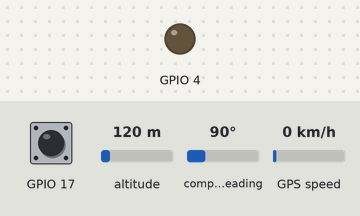
The program below on a simulated Raspberry Pi (BCM pin numbers). Parts: output pins drawn as LEDs (lit = HIGH). The inputs (shaded band) are chosen by the test bench; at power-on: GPIO 17 HIGH, altitude 120 m, compass heading 90°, GPS speed 0 km/h. The clock reads 2024-03-15 10:24:30 at power-on unless the program sets it; files the program writes start out absent; the GPS gets a fix after 3 s at 37.7749, -122.4194 with 8 satellites; the modem accepts every AT command (registered, SIM ready, sends succeed) and sends nothing else; what the program prints to the terminal is not drawn.

Above: at 0.1 s.
At 3.1 s:
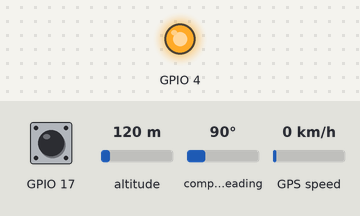
Timing chart, 0 to 7.5 s (numbered marks = the images above):
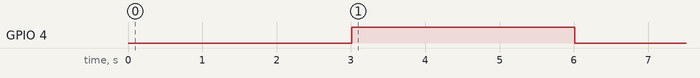

The program:

cellular_data_client.py
```python
#!/usr/bin/env python3
"""
Cellular Data Client for SIM7070G
Sends sensor data via HTTP API calls using cellular data connection
Includes local buffering to prevent data loss during network outages
"""

import serial
import time
import json
import sqlite3
import requests
import os
from datetime import datetime
from typing import Dict, List, Optional
import threading
import queue

class CellularDataClient:
    def __init__(self, config_file="config.json"):
        # Load configuration
        self.config = self.load_config(config_file)

        # Hardware configuration
        self.ser = None
        self.GPIO = None
        self.hall_pin = self.config.get("hall_pin", 17)
        self.wheel_circumference = self.config.get("wheel_circumference", 2.1)

        # Network configuration
        self.api_endpoint = self.config.get("api_endpoint", "https://your-api.com/api/data")
        self.device_id = self.config.get("device_id", "speedometer_001")

        # Data buffering
        self.db_path = "sensor_data.db"
        self.data_queue = queue.Queue()
        self.running = True

        # Speed tracking
        self.pulse_count = 0
        self.last_pulse_time = 0
        self.current_speed = 0.0
        self.last_pin_state = 1

        # Initialize database
        self.init_database()

    def load_config(self, config_file: str) -> Dict:
        """Load configuration from JSON file"""
        default_config = {
            "hall_pin": 17,
            "wheel_circumference": 2.1,
            "api_endpoint": "http://localhost:3000/api/data",
            "device_id": "speedometer_001",
            "data_interval": 30,
            "retry_attempts": 3,
            "apn": "internet"
        }

        try:
            if os.path.exists(config_file):
                with open(config_file, 'r') as f:
                    config = json.load(f)
                    # Merge with defaults
                    default_config.update(config)
            else:
                # Create default config file
                with open(config_file, 'w') as f:
                    json.dump(default_config, f, indent=2)
                print(f"[CONFIG] Created default config: {config_file}")
        except Exception as e:
            print(f"[ERROR] Config error: {e}")

        return default_config

    def init_database(self):
        """Initialize SQLite database for local data buffering"""
        try:
            conn = sqlite3.connect(self.db_path)
            cursor = conn.cursor()

            cursor.execute('''
                CREATE TABLE IF NOT EXISTS sensor_data (
                    id INTEGER PRIMARY KEY AUTOINCREMENT,
                    timestamp TEXT NOT NULL,
                    device_id TEXT NOT NULL,
                    speed REAL NOT NULL,
                    pulse_count INTEGER NOT NULL,
                    latitude REAL,
                    longitude REAL,
                    sent BOOLEAN DEFAULT FALSE,
                    created_at DATETIME DEFAULT CURRENT_TIMESTAMP
                )
            ''')

            cursor.execute('''
                CREATE INDEX IF NOT EXISTS idx_sent ON sensor_data(sent)
            ''')

            conn.commit()
            conn.close()
            print("[OK] Database initialized")
        except Exception as e:
            print(f"[ERROR] Database init failed: {e}")

    def init_gpio(self):
        """Initialize GPIO for hall sensor"""
        try:
            import RPi.GPIO as GPIO
            self.GPIO = GPIO
            GPIO.setmode(GPIO.BCM)
            GPIO.setwarnings(False)

            # Clean up any existing setup
            try:
                GPIO.cleanup()
            except:
                pass

            # Setup hall sensor pin
            GPIO.setup(self.hall_pin, GPIO.IN, pull_up_down=GPIO.PUD_UP)
            GPIO.setup(4, GPIO.OUT)  # SIM power control

            print(f"[OK] GPIO initialized - Hall sensor on pin {self.hall_pin}")
            return True
        except Exception as e:
            print(f"[ERROR] GPIO init failed: {e}")
            return False

    def init_sim_module(self):
        """Initialize SIM7070G module for data connection"""
        try:
            print("[POWER] Powering SIM7070G module...")

            # Power cycle sequence
            self.GPIO.output(4, self.GPIO.LOW)
            time.sleep(3)
            self.GPIO.output(4, self.GPIO.HIGH)
            time.sleep(3)
            self.GPIO.output(4, self.GPIO.LOW)

            print("[WAIT] Waiting 20 seconds for module boot...")
            time.sleep(20)

            # Connect to module
            self.ser = serial.Serial('/dev/serial0', 57600, timeout=10)
            time.sleep(2)

            # Test communication
            for attempt in range(5):
                self.ser.reset_input_buffer()
                self.ser.write(b'AT\r\n')
                time.sleep(2)

                response = self.ser.read(self.ser.in_waiting or 100)
                if b'OK' in response:
                    print("[OK] SIM module responding")
                    break
            else:
                print("[ERROR] SIM module not responding")
                return False

            # Configure for data connection
            commands = [
                (b"ATE0\r\n", "Disable echo"),
                (b'AT+CMEE=2\r\n', "Enable verbose errors"),
                (b'AT+CGDCONT=1,"IP","internet"\r\n', "Set APN"),
                (b'AT+CGATT=1\r\n', "Attach to GPRS"),
            ]

            for cmd, desc in commands:
                print(f"[CONFIG] {desc}...")
                self.ser.write(cmd)
                time.sleep(2)
                response = self.ser.read(200)
                if b'OK' not in response and b'ERROR' in response:
                    print(f"[WARNING] {desc} warning: {response}")

            # Wait for network registration
            print("[NETWORK] Waiting for network registration...")
            for attempt in range(30):
                self.ser.write(b'AT+CREG?\r\n')
                time.sleep(2)
                response = self.ser.read(200).decode('utf-8', errors='ignore')
                if '+CREG: 0,1' in response or '+CREG: 0,5' in response:
                    print("[OK] Network registered")
                    break
                time.sleep(2)
            else:
                print("[WARNING] Network registration timeout")

            print("[OK] SIM module ready for data")
            return True

        except Exception as e:
            print(f"[ERROR] SIM init failed: {e}")
            return False

    def check_hall_sensor(self):
        """Poll hall sensor for state changes"""
        try:
            current_state = self.GPIO.input(self.hall_pin)

            # Detect falling edge (magnet passing sensor)
            if self.last_pin_state == 1 and current_state == 0:
                current_time = time.time()

                if self.last_pulse_time > 0:
                    time_diff = current_time - self.last_pulse_time
                    if time_diff > 0.1:  # Debounce
                        # Calculate instantaneous speed
                        speed_ms = self.wheel_circumference / time_diff
                        self.current_speed = speed_ms * 3.6  # km/h
                        print(f"[PULSE] Speed: {self.current_speed:.1f} km/h")

                self.last_pulse_time = current_time
                self.pulse_count += 1

            self.last_pin_state = current_state
        except Exception as e:
            print(f"[ERROR] Hall sensor error: {e}")

    def store_data_locally(self, data: Dict):
        """Store sensor data locally in SQLite database"""
        try:
            conn = sqlite3.connect(self.db_path)
            cursor = conn.cursor()

            cursor.execute('''
                INSERT INTO sensor_data (timestamp, device_id, speed, pulse_count, latitude, longitude)
                VALUES (?, ?, ?, ?, ?, ?)
            ''', (
                data['timestamp'],
                data['device_id'],
                data['speed'],
                data['pulse_count'],
                data.get('latitude'),
                data.get('longitude')
            ))

            conn.commit()
            conn.close()
            print(f"[DB] Data stored locally: {data['speed']:.1f} km/h")
        except Exception as e:
            print(f"[ERROR] Local storage failed: {e}")

    def send_http_request(self, data: Dict) -> bool:
        """Send HTTP POST request via SIM7070G cellular connection"""
        try:
            if not self.ser or not self.ser.is_open:
                print("[ERROR] SIM module not connected")
                return False

            # Prepare HTTP request
            json_data = json.dumps(data)
            content_length = len(json_data)

            # HTTP request components
            host = self.api_endpoint.replace('https://', '').replace('http://', '').split('/')[0]
            path = '/' + '/'.join(self.api_endpoint.split('/')[3:]) if len(self.api_endpoint.split('/')) > 3 else '/'

            http_request = f"POST {path} HTTP/1.1\r\n"
            http_request += f"Host: {host}\r\n"
            http_request += "Content-Type: application/json\r\n"
            http_request += f"Content-Length: {content_length}\r\n"
            http_request += "Connection: close\r\n"
            http_request += "\r\n"
            http_request += json_data

            print(f"[HTTP] Sending to {host}{path}")

            # Start HTTP connection
            self.ser.write(b'AT+HTTPINIT\r\n')
            time.sleep(2)
            self.ser.read(100)

            # Set parameters
            self.ser.write(f'AT+HTTPPARA="CID",1\r\n'.encode())
            time.sleep(1)
            self.ser.read(100)

            self.ser.write(f'AT+HTTPPARA="URL","{self.api_endpoint}"\r\n'.encode())
            time.sleep(1)
            self.ser.read(100)

            # Send POST request
            self.ser.write(f'AT+HTTPDATA={content_length},10000\r\n'.encode())
            time.sleep(2)
            response = self.ser.read(100)

            if b'DOWNLOAD' in response:
                # Send the JSON data
                self.ser.write(json_data.encode())
                time.sleep(2)

                # Execute POST
                self.ser.write(b'AT+HTTPACTION=1\r\n')
                time.sleep(10)

                # Read response
                response = self.ser.read(500).decode('utf-8', errors='ignore')

                # Terminate HTTP
                self.ser.write(b'AT+HTTPTERM\r\n')
                time.sleep(1)
                self.ser.read(100)

                if '+HTTPACTION: 1,200' in response:
                    print("[OK] HTTP request successful (200)")
                    return True
                else:
                    print(f"[ERROR] HTTP request failed: {response}")
                    return False
            else:
                print("[ERROR] Failed to start HTTP data transfer")
                return False

        except Exception as e:
            print(f"[ERROR] HTTP request failed: {e}")
            return False

    def sync_buffered_data(self):
        """Send any unsent data from local database"""
        try:
            conn = sqlite3.connect(self.db_path)
            cursor = conn.cursor()

            # Get unsent data
            cursor.execute('SELECT * FROM sensor_data WHERE sent = FALSE ORDER BY created_at')
            unsent_data = cursor.fetchall()

            for row in unsent_data:
                data = {
                    'timestamp': row[1],
                    'device_id': row[2],
                    'speed': row[3],
                    'pulse_count': row[4],
                    'latitude': row[5],
                    'longitude': row[6]
                }

                if self.send_http_request(data):
                    # Mark as sent
                    cursor.execute('UPDATE sensor_data SET sent = TRUE WHERE id = ?', (row[0],))
                    conn.commit()
                    print(f"[SYNC] Sent buffered data: {data['speed']:.1f} km/h")
                else:
                    print(f"[SYNC] Failed to send buffered data")
                    break  # Stop trying if network is down

                time.sleep(1)  # Rate limiting

            conn.close()
        except Exception as e:
            print(f"[ERROR] Data sync failed: {e}")

    def monitor_speed(self, duration: int) -> Dict:
        """Monitor speed for specified duration"""
        start_count = self.pulse_count
        start_time = time.time()
        end_time = start_time + duration

        print(f"[MONITOR] Monitoring speed for {duration} seconds...")

        while time.time() < end_time and self.running:
            self.check_hall_sensor()
            time.sleep(0.01)  # Poll every 10ms

        pulses = self.pulse_count - start_count
        time_elapsed = time.time() - start_time

        # Calculate average speed
        if pulses > 0:
            distance = pulses * self.wheel_circumference
            avg_speed = (distance / time_elapsed) * 3.6  # km/h
        else:
            avg_speed = 0.0

        return {
            'timestamp': datetime.now().isoformat(),
            'device_id': self.device_id,
            'speed': avg_speed,
            'pulse_count': pulses,
            'latitude': None,  # TODO: Add GPS if available
            'longitude': None
        }

    def data_collection_loop(self):
        """Main data collection and transmission loop"""
        while self.running:
            try:
                # Collect speed data
                data = self.monitor_speed(self.config.get("data_interval", 30))

                # Store locally first (backup)
                self.store_data_locally(data)

                # Try to send via cellular
                if self.send_http_request(data):
                    print(f"[API] Data sent successfully: {data['speed']:.1f} km/h")

                    # Try to sync any buffered data
                    self.sync_buffered_data()
                else:
                    print("[WARNING] API request failed - data stored locally")

            except Exception as e:
                print(f"[ERROR] Data collection error: {e}")
                time.sleep(5)

    def run(self):
        """Main application entry point"""
        print("====== CELLULAR DATA SPEEDOMETER ======")
        print("=" * 50)
        print(f"Device ID: {self.device_id}")
        print(f"API Endpoint: {self.api_endpoint}")
        print(f"Wheel circumference: {self.wheel_circumference}m")
        print(f"Hall sensor: GPIO {self.hall_pin}")
        print(f"Data interval: {self.config.get('data_interval', 30)}s")
        print("=" * 50)

        # Initialize hardware
        if not self.init_gpio():
            print("[ERROR] Failed to initialize GPIO")
            return

        if not self.init_sim_module():
            print("[ERROR] Failed to initialize SIM module")
            return

        print("\n[SUCCESS] ALL SYSTEMS READY!")
        print("[INFO] Starting data collection and transmission...")
        print("[STOP] Press Ctrl+C to stop")
        print()

        try:
            self.data_collection_loop()
        except KeyboardInterrupt:
            print("\n[STOP] Stopping cellular data client...")
        finally:
            self.cleanup()

    def cleanup(self):
        """Clean up resources"""
        try:
            self.running = False

            if self.ser and self.ser.is_open:
                self.ser.close()

            if self.GPIO:
                self.GPIO.cleanup()

            print("[OK] Cleanup complete")
        except:
            pass

def main():
    """Application entry point"""
    client = CellularDataClient()
    client.run()

if __name__ == "__main__":
    main()
```

Measured:
- by itself, GPIO 4: LOW → HIGH at 3.0 s, → LOW 3.0 s later
